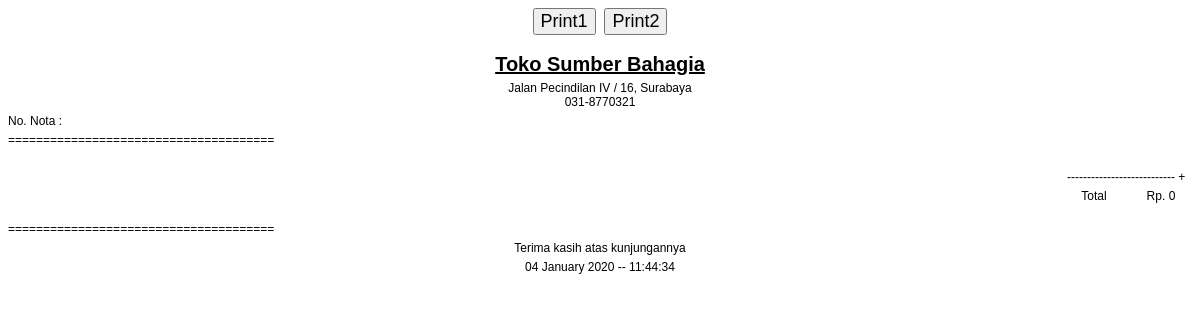
The page /histori/nota.php on the database as committed earlier.
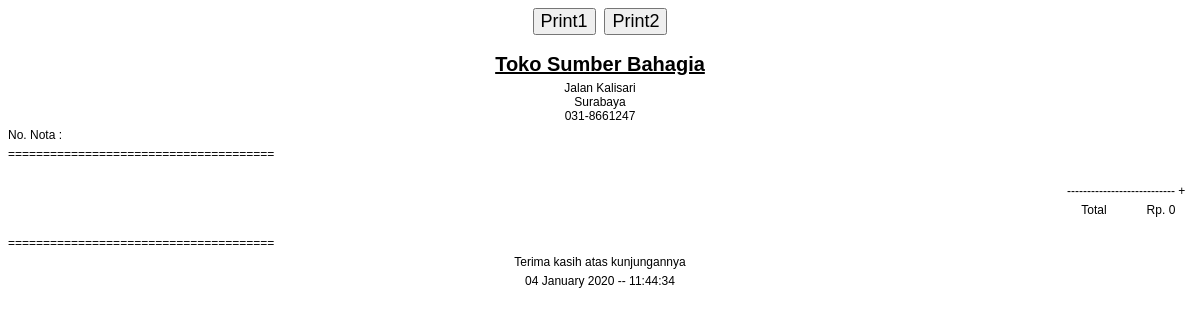
The same page on the database as committed later.
### tables this page shows
CREATE TABLE `data_toko` (
  `nama` varchar(255) NOT NULL,
  `alamat` text NOT NULL,
  `telepon` varchar(25) NOT NULL
);

### histori/nota.php (the view, shortened to what this page needs)
<?php
include 'connectdb.php';
$result_nota = mysqli_query($con, "SELECT * FROM nota WHERE id_nota='$_GET[id]'");
$row_nota = mysqli_fetch_array($result_nota);
$result_toko = mysqli_query($con, "SELECT * FROM data_toko");
$row_toko = mysqli_fetch_array($result_toko);
?>
<!DOCTYPE html>
<html>
<head>
</head>
<body style="font-family: arial;">
	<center>
		<button onclick="_print()" style="font-size: 18px;" autofocus>Print1</button>&nbsp;
		<button onclick="_print2()" style="font-size: 18px;" autofocus>Print2</button>
		<br><br>
	</center>
	<center>
		<b><u><p style="font-size: 20px; margin: 0px;"><?php echo $row_toko['nama']; ?></p></u></b>
		<p class="p"><?php echo nl2br($row_toko['alamat'])."<br>".$row_toko['telepon']; ?></p>
	</center>
	<p class="p"><?php echo "No. Nota : ".$row_nota['id_nota']; ?></p>
	<p class="p">======================================</p>
	<br>
	<?php
	    echo "<p class='p' style='text-align:right;'>--------------------------- +&nbsp;&nbsp</p>";
	    echo "<p class='p' style='text-align:right;'>Total&nbsp;&nbsp;&nbsp;&nbsp;&nbsp;&nbsp;&nbsp;&nbsp;&nbsp;&nbsp;&nbsp;&nbsp;Rp. ".number_format($row_nota['total'])."&nbsp;&nbsp;&nbsp;&nbsp;&nbsp<br>";
	?>
	<br>
	<p class="p">======================================</p>
	<center>
		<p class="p">Terima kasih atas kunjungannya</p>
		<?php
			$dt = new DateTime("now", new DateTimeZone('Asia/Jakarta'));
			echo "<p class='p'>".$dt->format('d F Y -- H:i:s')."</p>";
		?>
	</center>
</body>
</html>

Rows that differ between the two databases and show on the page:
changed data_toko "Toko Sumber Bahagia": alamat "Jalan Pecindilan IV / 16, Surabaya" → "Jalan Kalisari Surabaya"; telepon "031-8770321" → "031-8661247"
